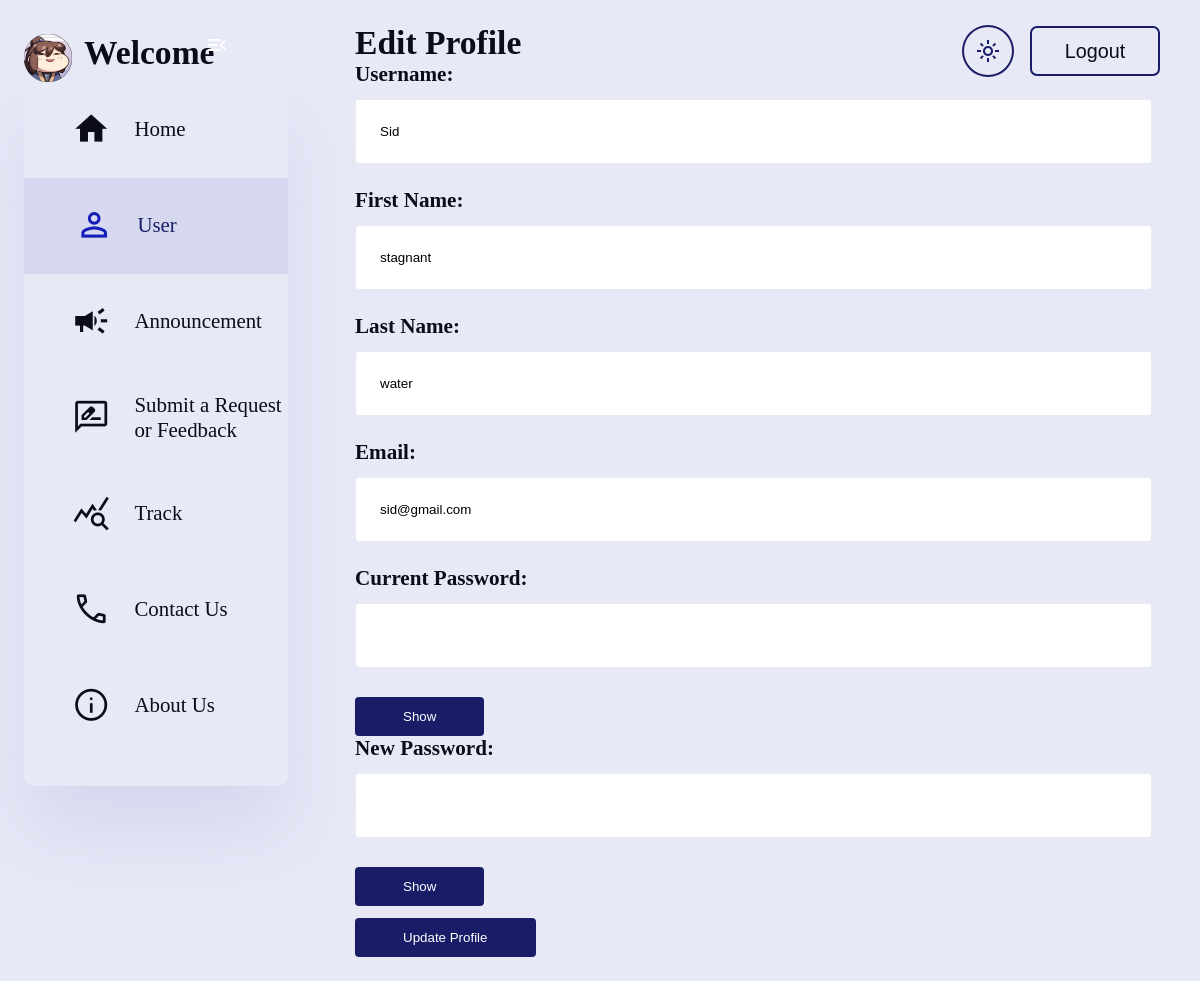
Page /LG/User.php (signed in) on the committed database.
### tables this page shows
CREATE TABLE `usercredentials` (
  `username` varchar(25) NOT NULL,
  `firstname` varchar(20) NOT NULL,
  `lastname` varchar(20) NOT NULL,
  `email` varchar(40) NOT NULL,
  `password` varchar(255) NOT NULL
);

### LG/User.php (the view, shortened to what this page needs)
<?php
$servername = "localhost";
$username = "root";
$password = "";
$dbname = "lgutestdb";
$conn = new mysqli($servername, $username, $password, $dbname);
$currentUsername = $_SESSION['username'];
$stmt = $conn->prepare("SELECT username, firstname, lastname, email, password FROM usercredentials WHERE username = ?");
$stmt->bind_param("s", $currentUsername);
$stmt->execute();
$result = $stmt->get_result();
if ($result->num_rows > 0) {
    $row = $result->fetch_assoc();
    $username = htmlspecialchars($row['username']);
    $firstname = htmlspecialchars($row['firstname']);
    $lastname = htmlspecialchars($row['lastname']);
    $email = htmlspecialchars($row['email']);
} else {
    header("Location: index.html");
    exit();
}
?>
<!DOCTYPE html>
<html lang="en">
<head>
    <link rel="stylesheet" href="style.css">
</head>
<body>
<div class="container">
    <aside id="sidebar">
        <div class="toggle">
            <div class="logo">
                <img src="images/iconx.png" alt="Logo">
                <h2>Welcome</h2>
            </div>
            <div class="close" id="toggle-btn">
                <span class="material-icons-sharp">menu_open</span>
            </div>
        </div>
        <div class="sidebar">
            <a href="Home.php">
                <span class="material-icons-sharp">home</span>
                <h3>Home</h3>
            </a>
            <a href="User.html" class="active">
                <span class="material-icons-sharp">person_outline</span>
                <h3>User</h3>
            </a>
            <a href="Announcement.html">
                <span class="material-icons-sharp">campaign</span>
                <h3>Announcement</h3>
            </a>
            <a href="Submit.php">
                <span class="material-symbols-outlined">rate_review</span>
                <h3>Submit a Request or Feedback</h3>
            </a>
            <a href="track.php">
                <span class="material-symbols-outlined">query_stats</span>
                <h3>Track</h3>
            </a>
            <a href="Contact.html">
                <span class="material-symbols-outlined">call</span>
                <h3>Contact Us</h3>
            </a>
            <a href="About.html">
                <span class="material-symbols-outlined">info</span>
                <h3>About Us</h3>
            </a>
        </div>
    </aside>
    <div class="main--content">
        <h2>Edit Profile</h2>
        <form action="user_update_profile.php" method="POST">
            <div class="profile-section">
                <label for="username">Username:</label>
                <input type="text" id="username" name="username" value="<?php echo $username; ?>" required>
            </div>
            <div class="profile-section">
                <label for="firstname">First Name:</label>
                <input type="text" id="firstname" name="firstname" value="<?php echo $firstname; ?>" required>
            </div>
            <div class="profile-section">
                <label for="lastname">Last Name:</label>
                <input type="text" id="lastname" name="lastname" value="<?php echo $lastname; ?>" required>
            </div>
            <div class="profile-section">
                <label for="email">Email:</label>
                <input type="email" id="email" name="email" value="<?php echo $email; ?>" required>
            </div>
            <div class="profile-section password-container">
                <label for="current_password">Current Password:</label>
                <input type="password" id="current_password" name="current_password" required>
                <button type="button" class="btn-show" onclick="togglePasswordVisibility('current_password')">Show</button>
            </div>
            <div class="profile-section password-container">
                <label for="new_password">New Password:</label>
                <input type="password" id="new_password" name="new_password">
                <button type="button" class="btn-show" onclick="togglePasswordVisibility('new_password')">Show</button>
            </div>
            <div class="formbuttons">
                <div class="updatebutton">
                    <button type="submit">Update Profile</button>
                </div>
            </div>
        </form>
        </div>
    <nav class="navigation">
        <button id="theme-toggle" class="btn-theme-toggle">
            <span class="material-symbols-outlined">light_mode</span>
        </button>
        <button class="btnLogin-popup"><a href="logout.php">Logout</a></button>
    </nav>
</div>
</body>
</html>

### LG/style.css (style rules this page uses)
:root { --color-text: #0b0c18; --color-background: #e8e9f7; --color-background-lighter: #ebecf7; --color-primary: #191d67; --color-secondary: #757be6; --color-accent: #141db8; --color-white: #fff; --color-dark: #363949; --color-light: rgba(132, 139, 200, 0.18); --color-dark-variant: #677483; --box-shadow: 0 2rem 3rem var(--color-light); }
* { margin: 0; padding: 0; outline: 0; border: 0; text-decoration: none; box-sizing: border-box; }
html { font-size: 24px; }
body { width: 100vw; height: 100vh; font-family: 'Poppins'; font-size: 0.88rem; user-select: none; overflow-x: hidden; color: var(--color-text); background-color: var(--color-background); }
a { color: var(--color-text); }
h2 { font-weight: 600; font-size: 1.4rem; }
h3 { font-weight: 500; font-size: 0.87rem; }
.container { display: flex; width: 96%; margin: 0 auto; gap: 1.8rem; grid-template-columns: 12rem auto 23rem; position: relative; }
aside { height: 100vh; transition: all 0.3s ease; position: sticky; top: 0; }
aside .toggle { display: flex; align-items: center; justify-content: space-between; margin-top: 1.4rem; }
aside .toggle .logo { display: flex; gap: 0.5rem; }
aside .toggle .logo img { width: 2rem; height: 2rem; }
aside .toggle .close { padding-right: 1rem; cursor: pointer; }
aside .sidebar { display: flex; width: 100%; flex-direction: column; background-color: var(--color-background); box-shadow: var(--box-shadow); border-radius: 10px; height: 88vh; transition: all 0.3s ease; }
aside .sidebar a { display: flex; align-items: center; color: var(--color-text); height: 4rem; gap: 1rem; position: relative; margin-left: 2rem; transition: all 0.3s ease; justify-content: flex-start; }
aside .sidebar a span { font-size: 1.6rem; transition: all 0.3s ease; }
aside .sidebar a.active { width: 100%; color: var(--color-primary); background: var(--color-light); margin-left: 0; }
aside .sidebar a.active::before { content: ''; width: 6px; height: 18px; background-color: var(--color-primary-dark); }
aside .sidebar a.active span { color: var(--color-accent); margin-left: calc(1rem - 3px); }
.navigation { position: absolute; top: 25px; right: 16px; display: flex; align-items: center; gap: 16px; font-size: 18px; }
.navigation .btn-theme-toggle { display: flex; align-items: center; justify-content: center; background: transparent; border: 2px solid var(--color-primary); border-radius: 50%; padding: 0.5rem; cursor: pointer; font-size: 1.5rem; color: var(--color-primary); transition: background 0.3s, color 0.3s; }
.navigation .btnLogin-popup { width: 130px; height: 50px; background: transparent; border: 2px solid var(--color-primary); outline: none; border-radius: 7px; cursor: pointer; font-size: 1.1em; color: var(--color-primary); font-weight: 500; transition: 0.5s; }
.btn-theme-toggle { display: flex; align-items: center; justify-content: center; background: transparent; border: 2px solid var(--color-primary); border-radius: 50%; padding: 0.5rem; cursor: pointer; font-size: 1.5rem; color: var(--color-primary); transition: background 0.3s, color 0.3s; }
.profile-section { margin-bottom: 0rem; }
.profile-section label { display: block; margin-bottom: 0.5rem; font-weight: bold; }
input[type="text"], input[type="password"], input[type="email"], textarea { width: 100%; padding: 1rem; border: 1px solid var(--color-light); border-radius: 4px; box-sizing: border-box; margin-bottom: 1rem; }
.updatebutton button { background-color: var(--color-primary); color: var(--color-white); margin-top: 0.5rem; padding: 0.5rem 2rem; border: none; border-radius: 4px; cursor: pointer; transition: background-color 0.3s ease; }
.formbuttons { display: flex; justify-content: space-between; }
.main--content { position: grid; background: var(--color-background); width: 100%; padding: 1rem; }
.btn-show { background-color: var(--color-primary); color: var(--color-white); margin-top: 0.2rem; padding: 0.5rem 2rem; border: none; border-radius: 4px; cursor: pointer; transition: background-color 0.3s ease; }
html { scroll-behavior: smooth; }
.close { position: absolute; top: 20px; right: 35px; color: #fff; font-size: 40px; font-weight: bold; cursor: pointer; }

### rows in the picture
usercredentials: username "Sid", firstname "stagnant", lastname "water", email "sid@gmail.com"
